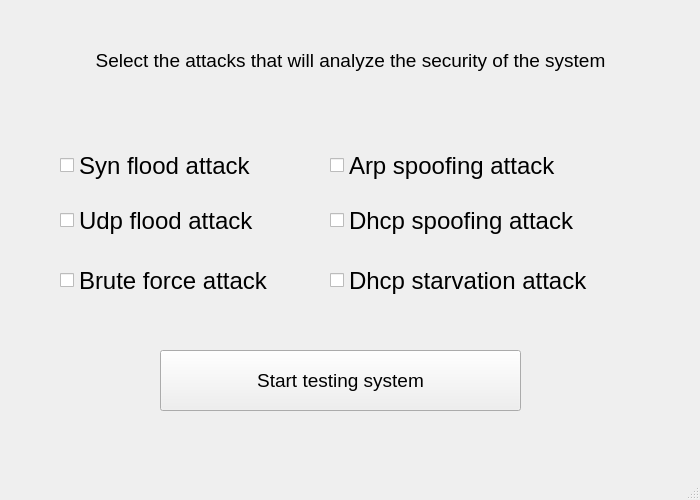
<?xml version="1.0" encoding="UTF-8"?>
<ui version="4.0">
 <class>MainWindow</class>
 <widget class="QMainWindow" name="MainWindow">
  <property name="enabled">
   <bool>true</bool>
  </property>
  <property name="geometry">
   <rect>
    <x>0</x>
    <y>0</y>
    <width>700</width>
    <height>500</height>
   </rect>
  </property>
  <property name="minimumSize">
   <size>
    <width>0</width>
    <height>0</height>
   </size>
  </property>
  <property name="windowTitle">
   <string>Attack-vv</string>
  </property>
  <widget class="QWidget" name="centralwidget">
   <widget class="QLabel" name="label_select_the_attacks">
    <property name="geometry">
     <rect>
      <x>10</x>
      <y>30</y>
      <width>681</width>
      <height>61</height>
     </rect>
    </property>
    <property name="font">
     <font>
      <pointsize>14</pointsize>
     </font>
    </property>
    <property name="text">
     <string>Select the attacks that will analyze the security of the system</string>
    </property>
    <property name="alignment">
     <set>Qt::AlignCenter</set>
    </property>
   </widget>
   <widget class="QPushButton" name="button_start_testing_system">
    <property name="geometry">
     <rect>
      <x>160</x>
      <y>350</y>
      <width>361</width>
      <height>61</height>
     </rect>
    </property>
    <property name="font">
     <font>
      <pointsize>14</pointsize>
     </font>
    </property>
    <property name="text">
     <string>Start testing system</string>
    </property>
   </widget>
   <widget class="QCheckBox" name="check_box_syn_flood">
    <property name="geometry">
     <rect>
      <x>60</x>
      <y>140</y>
      <width>231</width>
      <height>51</height>
     </rect>
    </property>
    <property name="font">
     <font>
      <pointsize>18</pointsize>
     </font>
    </property>
    <property name="text">
     <string>Syn flood attack</string>
    </property>
   </widget>
   <widget class="QCheckBox" name="check_box_udp_flood">
    <property name="geometry">
     <rect>
      <x>60</x>
      <y>200</y>
      <width>231</width>
      <height>41</height>
     </rect>
    </property>
    <property name="font">
     <font>
      <pointsize>18</pointsize>
     </font>
    </property>
    <property name="text">
     <string>Udp flood attack</string>
    </property>
   </widget>
   <widget class="QCheckBox" name="check_box_brute_force">
    <property name="geometry">
     <rect>
      <x>60</x>
      <y>250</y>
      <width>251</width>
      <height>61</height>
     </rect>
    </property>
    <property name="font">
     <font>
      <pointsize>18</pointsize>
     </font>
    </property>
    <property name="text">
     <string>Brute force attack</string>
    </property>
   </widget>
   <widget class="QCheckBox" name="check_box_arp_spoofing">
    <property name="geometry">
     <rect>
      <x>330</x>
      <y>140</y>
      <width>261</width>
      <height>51</height>
     </rect>
    </property>
    <property name="font">
     <font>
      <pointsize>18</pointsize>
     </font>
    </property>
    <property name="text">
     <string>Arp spoofing attack</string>
    </property>
   </widget>
   <widget class="QCheckBox" name="check_box_dhcp_spoofing">
    <property name="geometry">
     <rect>
      <x>330</x>
      <y>200</y>
      <width>311</width>
      <height>41</height>
     </rect>
    </property>
    <property name="font">
     <font>
      <pointsize>18</pointsize>
     </font>
    </property>
    <property name="text">
     <string>Dhcp spoofing attack</string>
    </property>
   </widget>
   <widget class="QCheckBox" name="check_box_dhcp_starvation">
    <property name="geometry">
     <rect>
      <x>330</x>
      <y>250</y>
      <width>311</width>
      <height>61</height>
     </rect>
    </property>
    <property name="font">
     <font>
      <pointsize>18</pointsize>
     </font>
    </property>
    <property name="text">
     <string>Dhcp starvation attack</string>
    </property>
   </widget>
  </widget>
  <widget class="QMenuBar" name="menubar">
   <property name="geometry">
    <rect>
     <x>0</x>
     <y>0</y>
     <width>700</width>
     <height>22</height>
    </rect>
   </property>
  </widget>
  <widget class="QStatusBar" name="statusbar"/>
 </widget>
 <resources/>
 <connections/>
</ui>
